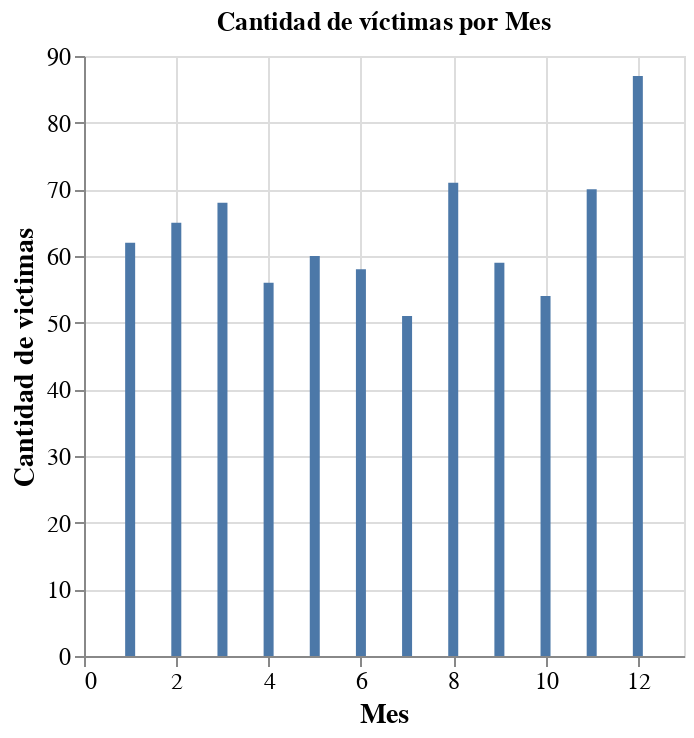

Notebook code cell kept with this figure:
### Markdown cell above
Se observa un patrón a lo largo del año comparando entre los distintos años. Los picos de accidentes fatales no se observan en los mismos meses en los distintos años registrados. Lo que se observa con claridad es la disminución notable de accidentes fatales desde Noviembre de 2019 hasta Noviembre de 2020, relacionado con las medidas de cuarentena por la pandemia COVID-19.

### Code cell
herramientas.total_victimas_por_mes(df_homicidios)

### Figure 1 — Vega-Lite specification as saved in the notebook (floating-point values rounded to 4 significant figures)
{"config": {"view": {"continuousWidth": 300, "continuousHeight": 300}, "axis": {"labelFontSize": 12, "titleFontSize": 14}}, "data": {"name": "data-23f279ea6fb03651e9e7fee2a1a97d40"}, "mark": {"type": "bar"}, "encoding": {"x": {"field": "Mes", "type": "quantitative"}, "y": {"field": "Cantidad de victimas", "type": "quantitative"}}, "title": "Cantidad de víctimas por Mes", "$schema": "https://vega.github.io/schema/vega-lite/v5.16.3.json", "datasets": {"data-23f279ea6fb03651e9e7fee2a1a97d40": [{"Mes": 1, "Cantidad de victimas": 62}, {"Mes": 2, "Cantidad de victimas": 65}, {"Mes": 3, "Cantidad de victimas": 68}, {"Mes": 4, "Cantidad de victimas": 56}, {"Mes": 5, "Cantidad de victimas": 60}, {"Mes": 6, "Cantidad de victimas": 58}, {"Mes": 7, "Cantidad de victimas": 51}, {"Mes": 8, "Cantidad de victimas": 71}, {"Mes": 9, "Cantidad de victimas": 59}, {"Mes": 10, "Cantidad de victimas": 54}, {"Mes": 11, "Cantidad de victimas": 70}, {"Mes": 12, "Cantidad de victimas": 87}]}}
